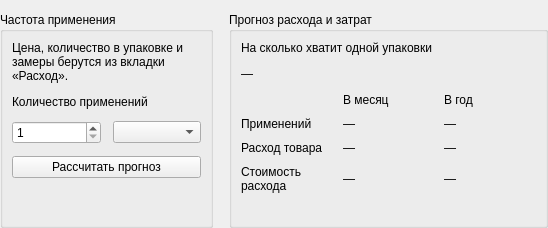
<?xml version="1.0" encoding="UTF-8"?>
<ui version="4.0">
 <class>ForecastPage</class>
 <widget class="QWidget" name="ForecastPage">
  <layout class="QHBoxLayout" name="forecast_layout" stretch="2,3">
   <property name="spacing"><number>16</number></property>
   <property name="leftMargin"><number>0</number></property>
   <property name="topMargin"><number>12</number></property>
   <property name="rightMargin"><number>0</number></property>
   <property name="bottomMargin"><number>0</number></property>
   <item>
    <widget class="QGroupBox" name="frequency_group">
     <property name="title"><string>Частота применения</string></property>
     <layout class="QVBoxLayout" name="frequency_layout">
      <property name="spacing"><number>12</number></property>
      <item>
       <widget class="QLabel" name="frequency_hint">
        <property name="styleClass" stdset="0"><string>hint</string></property>
        <property name="text"><string>Цена, количество в упаковке и замеры берутся из вкладки «Расход».</string></property>
        <property name="wordWrap"><bool>true</bool></property>
       </widget>
      </item>
      <item><widget class="QLabel" name="frequency_label"><property name="text"><string>Количество применений</string></property><property name="buddy"><cstring>frequency_input</cstring></property></widget></item>
      <item>
       <layout class="QHBoxLayout" name="period_layout" stretch="1,1">
        <item>
         <widget class="QSpinBox" name="frequency_input">
          <property name="minimum"><number>1</number></property>
          <property name="maximum"><number>10000</number></property>
         </widget>
        </item>
        <item><widget class="QComboBox" name="period_input"><property name="accessibleName"><string>Период</string></property></widget></item>
       </layout>
      </item>
      <item><widget class="QPushButton" name="forecast_button"><property name="styleClass" stdset="0"><string>primary</string></property><property name="text"><string>Рассчитать прогноз</string></property></widget></item>
      <item><widget class="QLabel" name="forecast_error"><property name="styleClass" stdset="0"><string>error</string></property><property name="wordWrap"><bool>true</bool></property></widget></item>
      <item><spacer name="frequency_spacer"><property name="orientation"><enum>Qt::Orientation::Vertical</enum></property><property name="sizeHint" stdset="0"><size><width>0</width><height>12</height></size></property></spacer></item>
     </layout>
    </widget>
   </item>
   <item>
    <widget class="QGroupBox" name="forecast_group">
     <property name="title"><string>Прогноз расхода и затрат</string></property>
     <layout class="QVBoxLayout" name="projection_layout">
      <property name="spacing"><number>12</number></property>
      <item><widget class="QLabel" name="days_label"><property name="text"><string>На сколько хватит одной упаковки</string></property><property name="wordWrap"><bool>true</bool></property></widget></item>
      <item><widget class="QLabel" name="days_value"><property name="styleClass" stdset="0"><string>metric</string></property><property name="text"><string>—</string></property></widget></item>
      <item>
       <layout class="QGridLayout" name="projection_grid" columnstretch="2,2,2">
        <property name="horizontalSpacing"><number>10</number></property>
        <property name="verticalSpacing"><number>10</number></property>
        <item row="0" column="1"><widget class="QLabel" name="month_label"><property name="styleClass" stdset="0"><string>heading</string></property><property name="text"><string>В месяц</string></property></widget></item>
        <item row="0" column="2"><widget class="QLabel" name="year_label"><property name="styleClass" stdset="0"><string>heading</string></property><property name="text"><string>В год</string></property></widget></item>
        <item row="1" column="0"><widget class="QLabel" name="uses_label"><property name="text"><string>Применений</string></property></widget></item>
        <item row="1" column="1"><widget class="QLabel" name="monthly_uses"><property name="text"><string>—</string></property></widget></item>
        <item row="1" column="2"><widget class="QLabel" name="annual_uses"><property name="text"><string>—</string></property></widget></item>
        <item row="2" column="0"><widget class="QLabel" name="used_label"><property name="text"><string>Расход товара</string></property></widget></item>
        <item row="2" column="1"><widget class="QLabel" name="monthly_amount"><property name="text"><string>—</string></property><property name="wordWrap"><bool>true</bool></property></widget></item>
        <item row="2" column="2"><widget class="QLabel" name="annual_amount"><property name="text"><string>—</string></property><property name="wordWrap"><bool>true</bool></property></widget></item>
        <item row="3" column="0"><widget class="QLabel" name="expense_label"><property name="text"><string>Стоимость расхода</string></property><property name="wordWrap"><bool>true</bool></property></widget></item>
        <item row="3" column="1"><widget class="QLabel" name="monthly_cost"><property name="styleClass" stdset="0"><string>heading</string></property><property name="text"><string>—</string></property><property name="wordWrap"><bool>true</bool></property></widget></item>
        <item row="3" column="2"><widget class="QLabel" name="annual_cost"><property name="styleClass" stdset="0"><string>heading</string></property><property name="text"><string>—</string></property><property name="wordWrap"><bool>true</bool></property></widget></item>
       </layout>
      </item>
      <item><spacer name="projection_spacer"><property name="orientation"><enum>Qt::Orientation::Vertical</enum></property><property name="sizeHint" stdset="0"><size><width>0</width><height>12</height></size></property></spacer></item>
     </layout>
    </widget>
   </item>
  </layout>
 </widget>
 <resources/>
 <connections/>
</ui>
